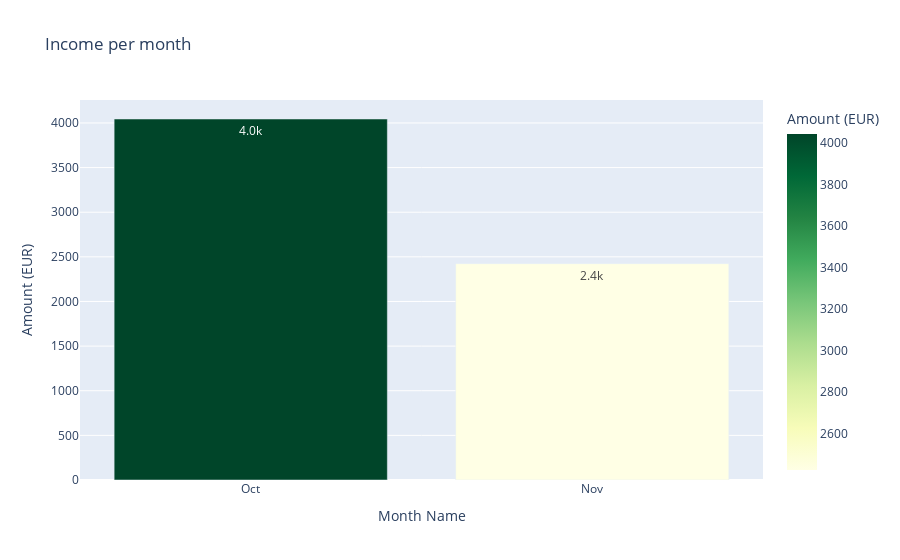

Write notebook code for a chart like this one.
### Code cell
income_monthly_2022 = make_monthly_bar_chart(df, 2022, "Income")
income_monthly_2022

### Figure 1 — Plotly figure (JSON) as saved in the notebook; plotly's stock layout.template omitted (floating-point values rounded to 4 significant figures)
{"data": [{"alignmentgroup": "True", "hovertemplate": "Month Name=%{x}<br>Amount (EUR)=%{marker.color}<extra></extra>", "legendgroup": "", "marker": {"color": [4044.0, 2424.0], "coloraxis": "coloraxis", "pattern": {"shape": ""}}, "name": "", "offsetgroup": "", "orientation": "v", "showlegend": false, "textposition": "auto", "texttemplate": "%{y:.2s}", "type": "bar", "x": ["Oct", "Nov"], "xaxis": "x", "y": [4044.0, 2424.0], "yaxis": "y"}], "layout": {"barmode": "relative", "coloraxis": {"colorbar": {"title": {"text": "Amount (EUR)"}}, "colorscale": [[0, "rgb(255,255,229)"], [0.125, "rgb(247,252,185)"], [0.25, "rgb(217,240,163)"], [0.375, "rgb(173,221,142)"], [0.5, "rgb(120,198,121)"], [0.625, "rgb(65,171,93)"], [0.75, "rgb(35,132,67)"], [0.875, "rgb(0,104,55)"], [1, "rgb(0,69,41)"]]}, "legend": {"tracegroupgap": 0}, "title": {"text": "Income per month"}, "xaxis": {"anchor": "y", "domain": [0, 1], "title": {"text": "Month Name"}}, "yaxis": {"anchor": "x", "domain": [0, 1], "title": {"text": "Amount (EUR)"}}}}
